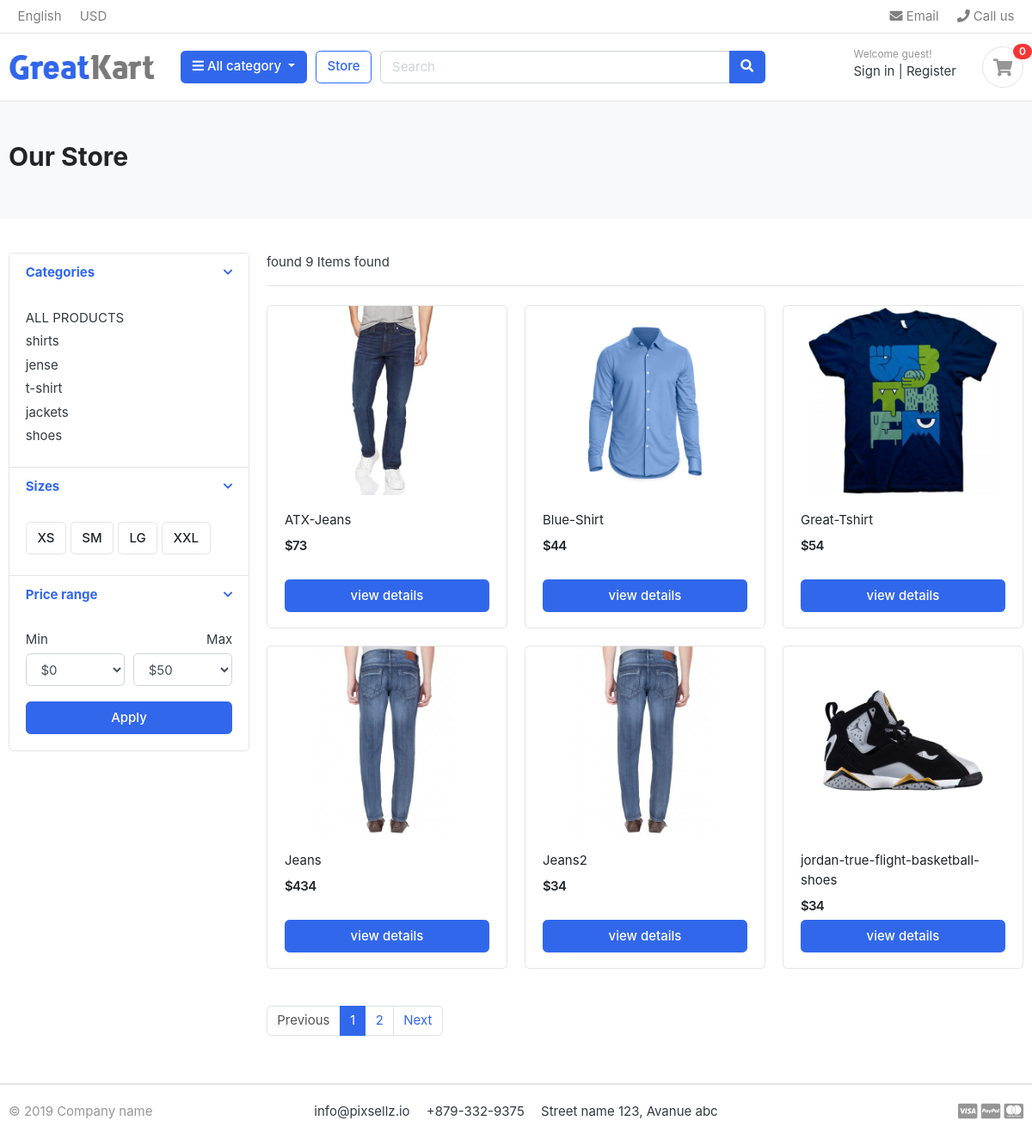
/store/, run on the app's committed database.
### category/models.py (models this page shows, shortened)
class Category(models.Model):
    category_name = models.CharField(max_length=255)
    slug =  models.SlugField(max_length=100,unique=True)
    description = models.TextField(max_length=255,blank=True)
    cat_image = models.ImageField(upload_to='photo/categories',blank=True)
    class Meta:
        verbose_name = 'category'
        verbose_name_plural = 'categories'
    def get_url(self):
        return reverse('products_by_category',args=[self.slug])

### store/models.py (models this page shows, shortened)
class Product(models.Model):
    Product_name = models.CharField(max_length=200, unique=True)
    slug = models.SlugField(max_length=200, unique=True)
    description = models.TextField(max_length=250)
    price = models.IntegerField()
    image = models.ImageField(upload_to='photos/products')
    stock = models.IntegerField()
    is_available = models.BooleanField(default=True)
    category = models.ForeignKey(Category, on_delete=models.CASCADE)
    created_date = models.DateTimeField(auto_now_add=True)
    updated_date = models.DateTimeField(auto_now=True)
    def get_url(self):
        return reverse('product_details',args=[self.category.slug,self.slug])

### store/views.py (the view)
# urls.py: path('store/',include('store.urls')),
def store(request, category_slug=None):
    categories = None
    products = None
    products_count = 0
    if category_slug is not None:
        categories = get_object_or_404(Category, slug=category_slug)
        products = Product.objects.filter(category=categories, is_available=True)
        paginator = Paginator(products,3) #number of item in store page
        page = request.GET.get('page')
        page_product = paginator.get_page(page)
        products_count = products.count()
    else:
        products = Product.objects.filter(is_available=True).order_by('id')
        paginator = Paginator(products,6) #number of item in store page
        page = request.GET.get('page')
        page_product = paginator.get_page(page)
        products_count = products.count()
    context = {
        'products': page_product,
        'products_count': products_count,
    }
    return render(request, 'store/store.html', context)

### carts/context_processors.py (called while the page is built)
def counter(request):
    cart_count = 0
    if 'admin' in request.path:
        return {}
    else:
        try:
            cart = Cart.objects.filter(cart_id = _cart_id(request))
            cart_items = CartItem.objects.all().filter(cart=cart[:1])
            for item in cart_items:
                cart_count += item.quantity
        except Cart.DoesNotExist:
            cart_count = 0
    return dict(cart_count = cart_count)

### carts/views.py (called while the page is built)
def _cart_id(request):
    cart = request.session.session_key
    if not cart:
        request.session.create()
        cart = request.session.session_key  # Update cart after session creation
    return cart

### category/context_processors.py (called while the page is built)
def menu_links(request):
    links = Category.objects.all()
    return dict(links=links)

### templates/store/store.html (shortened to what this page needs)
{% extends 'base.html' %}
{% load static %}
{% block content %}
<section class="section-pagetop bg">
    <div class="container">
        {% if 'search' in request.path %}
            <h2 class="title-page">search result</h2>
        {% else %}
            <h2 class="title-page">Our Store</h2>
        {% endif %}
    </div>
</section>
<section class="section-content padding-y">
    <div class="container">
        <div class="row">
            <aside class="col-md-3">
                <div class="card">
                    <article class="filter-group">
                        <header class="card-header">
                            <a href="#" data-toggle="collapse" data-target="#collapse_1" aria-expanded="true" class="">
                                <i class="icon-control fa fa-chevron-down"></i>
                                <h6 class="title">Categories</h6>
                            </a>
                        </header>
                        <div class="filter-content collapse show" id="collapse_1" style="">
                            <div class="card-body">
                                <ul class="list-menu">
                                    <li><a href="{% url 'store' %}">ALL PRODUCTS</a></li>
                                    {% for category in links %}
                                        <li><a href="{{ category.get_url }}">{{ category.category_name }}</a></li>
                                    {% endfor %}
                                </ul>
                            </div>
                        </div>
                    </article>
                    <article class="filter-group">
                        <header class="card-header">
                            <a href="#" data-toggle="collapse" data-target="#collapse_4" aria-expanded="true" class="">
                                <i class="icon-control fa fa-chevron-down"></i>
                                <h6 class="title">Sizes</h6>
                            </a>
                        </header>
                        <div class="filter-content collapse show" id="collapse_4" style="">
                            <div class="card-body">
                                <label class="checkbox-btn">
                                    <span class="btn btn-light"> XS </span>
                                </label>
                                <label class="checkbox-btn">
                                    <span class="btn btn-light"> SM </span>
                                </label>
                                <label class="checkbox-btn">
                                    <span class="btn btn-light"> LG </span>
                                </label>
                                <label class="checkbox-btn">
                                    <span class="btn btn-light"> XXL </span>
                                </label>
                            </div>
                        </div>
                    </article>
                    <article class="filter-group">
                        <header class="card-header">
                            <a href="#" data-toggle="collapse" data-target="#collapse_3" aria-expanded="true" class="">
                                <i class="icon-control fa fa-chevron-down"></i>
                                <h6 class="title">Price range</h6>
                            </a>
                        </header>
                        <div class="filter-content collapse show" id="collapse_3" style="">
                            <div class="card-body">
                                <div class="form-row">
                                    <div class="form-group col-md-6">
                                        <label>Min</label>
                                        <select class="mr-2 form-control">
                                            <option value="0">$0</option>
                                        </select>
                                    </div>
                                    <div class="form-group text-right col-md-6">
                                        <label>Max</label>
                                        <select class="mr-2 form-control">
                                            <option value="50">$50</option>
                                        </select>
                                    </div>
                                </div>
                                <button class="btn btn-block btn-primary">Apply</button>
                            </div>
                        </div>
                    </article>
                </div>
            </aside>
            <main class="col-md-9">
                <header class="border-bottom mb-4 pb-3">
                    <div class="form-inline">
                        <span class="mr-md-auto">found {{ products_count }} Items found </span>
                    </div>
                </header>
                <div class="row">
                    {% if products %}
                        {% for product in products %}
                            <div class="col-md-4">
                                <figure class="card card-product-grid">
                                    <div class="img-wrap">
                                        <a href="{{ product.get_url }}">
                                            <img src="{{ product.image.url }}">
                                        </a>
                                    </div>
                                    <figcaption class="info-wrap">
                                        <div class="fix-height">
                                            <a href="{{ product.get_url }}" class="title">{{ product.Product_name }}</a>
                                            <div class="price-wrap mt-2">
                                                <span class="price">${{ product.price }}</span>
                                            </div>
                                        </div>
                                        <a href="{{ product.get_url }}" class="btn btn-block btn-primary">view details</a>
                                    </figcaption>
                                </figure>
                            </div>
                        {% endfor %}
                    {% else %}
                        <h1>No products found. Please try again later.</h1>
                    {% endif %}
                </div>
                <nav class="mt-4" aria-label="Page navigation sample">
                    <ul class="pagination">
                        {% if products.has_previous %}
                            <li class="page-item"><a class="page-link" href="?page={{ products.previous_page_number }}">Previous</a></li>
                        {% else %}
                            <li class="page-item disabled"><span class="page-link">Previous</span></li>
                        {% endif %}
                        {% for num in products.paginator.page_range %}
                            {% if num == products.number %}
                                <li class="page-item active"><span class="page-link">{{ num }}</span></li>
                            {% else %}
                                <li class="page-item"><a class="page-link" href="?page={{ num }}">{{ num }}</a></li>
                            {% endif %}
                        {% endfor %}
                        {% if products.has_next %}
                            <li class="page-item"><a class="page-link" href="?page={{ products.next_page_number }}">Next</a></li>
                        {% else %}
                            <li class="page-item disabled"><span class="page-link">Next</span></li>
                        {% endif %}
                    </ul>
                </nav>
            </main>
        </div>
    </div>
</section>
{% endblock %}

### static/css/ui.css (style rules this page uses)
html { font-family: "Inter", sans-serif; font-size: 15px; }
.img-wrap { text-align: center; display: block; }
.img-wrap img { max-width: 100%; }
.price-wrap { letter-spacing: -0.7px; }
.padding-y { padding-top: 40px; padding-bottom: 40px; }
figure { margin-bottom: 0; }
article:after, .form-group:after { display: block; clear: both; content: ""; }
.bg { background-color: #f8f9fa; }
.title-page { color: #212529; }
.btn-light { background-color: #fff; border-color: #e4e4e4; }
[class*=list-] li:after { visibility: hidden; display: block; content: ""; overflow: hidden; height: 0; clear: both; }
.list-menu { list-style: none; margin: 0; padding-left: 0; }
.list-menu li { margin-bottom: 5px; }
.list-menu a { color: #343a40; }
[class*=card-product] a.title { color: #212529; display: block; }
[class*=card-product] .img-wrap { overflow: hidden; position: relative; }
[class*=card-product] .img-wrap img { height: 100%; max-width: 100%; width: auto; display: inline-block; -o-object-fit: cover; object-fit: cover; }
.card-product-grid { margin-bottom: 20px; }
.card-product-grid .img-wrap { border-radius: 0.2rem 0.2rem 0 0; height: 220px; }
.card-product-grid .info-wrap { overflow: hidden; padding: 18px 20px; }
.card-product-grid .fix-height { height: 80px; overflow: hidden; }
.card .img-wrap { overflow: hidden; }
.price { font-weight: 600; color: #212529; }
.icon-control { margin-top: 5px; float: right; font-size: 80%; }
.card-header .title { margin-bottom: 0; line-height: 1.5; }
.filter-group { border-bottom: 1px solid #e4e4e4; }
.filter-group .card-header { border-bottom: 0; }
.filter-group:last-child { border-bottom: 0; }
.checkbox-btn { position: relative; }
.section-pagetop { padding: 45px 0; }

### data on the page
Category: category_name "shirts"
Category: category_name "jense"
Category: category_name "t-shirt"
Category: category_name "jackets"
Category: category_name "shoes"
Product: image (picture), Product_name "ATX-Jeans", price "73"
Product: image (picture), Product_name "Blue-Shirt", price "44"
Product: image (picture), Product_name "Great-Tshirt", price "54"
Product: image (picture), Product_name "Jeans", price "434"
Product: image (picture), Product_name "Jeans2", price "34"
Product: image (picture), Product_name "jordan-true-flight-basketball-shoes", price "34"

### other printed values
{{ cart_count }} "0"
{{ products_count }} "9"
{{ num }} "1"
{{ num }} "2"
